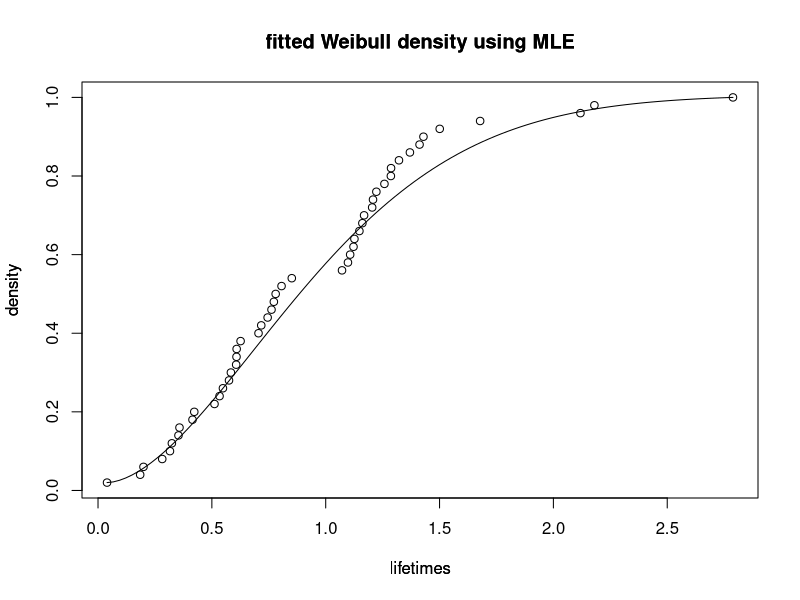

Recreate this plot in R.
set.seed(1234)

alpha = 1.5   # shape
beta = 1    # scale	

n = 50
t=rweibull(n, alpha, beta)
y=sort(t, decreasing = FALSE)
l<-length(y)
k=head(y,35)
m<-length(k)
tk<-k[35]

vec<-k
weibull_loglik=function(parm){
n<-length(vec)
gamma<-parm[1]
lambda<-parm[2]
lik<-(-exp(-gamma*tk/lambda))^(l-m)*prod((-exp(-gamma*vec/lambda)*gamma*(vec/lambda)^(gamma-1))/lambda)
loglik<-log(lik)
return(-loglik)
}
y.mle<-nlm(weibull_loglik,parm<-c(0.1,0.1))
y.mle

#cdf plot fitted weibull model
time<-seq(0, 3, by=0.061)
fc<-seq(0.02, 1, by=0.02)
plot(y,fc, xlab = "lifetimes", 
      ylab = "density", main = "fitted Weibull density using MLE")
par(new=TRUE)
plot(function(time) pweibull(time, shape = 1/y.mle$estimate[1], 
      scale = y.mle$estimate[2]), 0, 3, xlab = "lifetimes", 
      ylab = "density", main = "fitted Weibull density using MLE",axes=FALSE)


